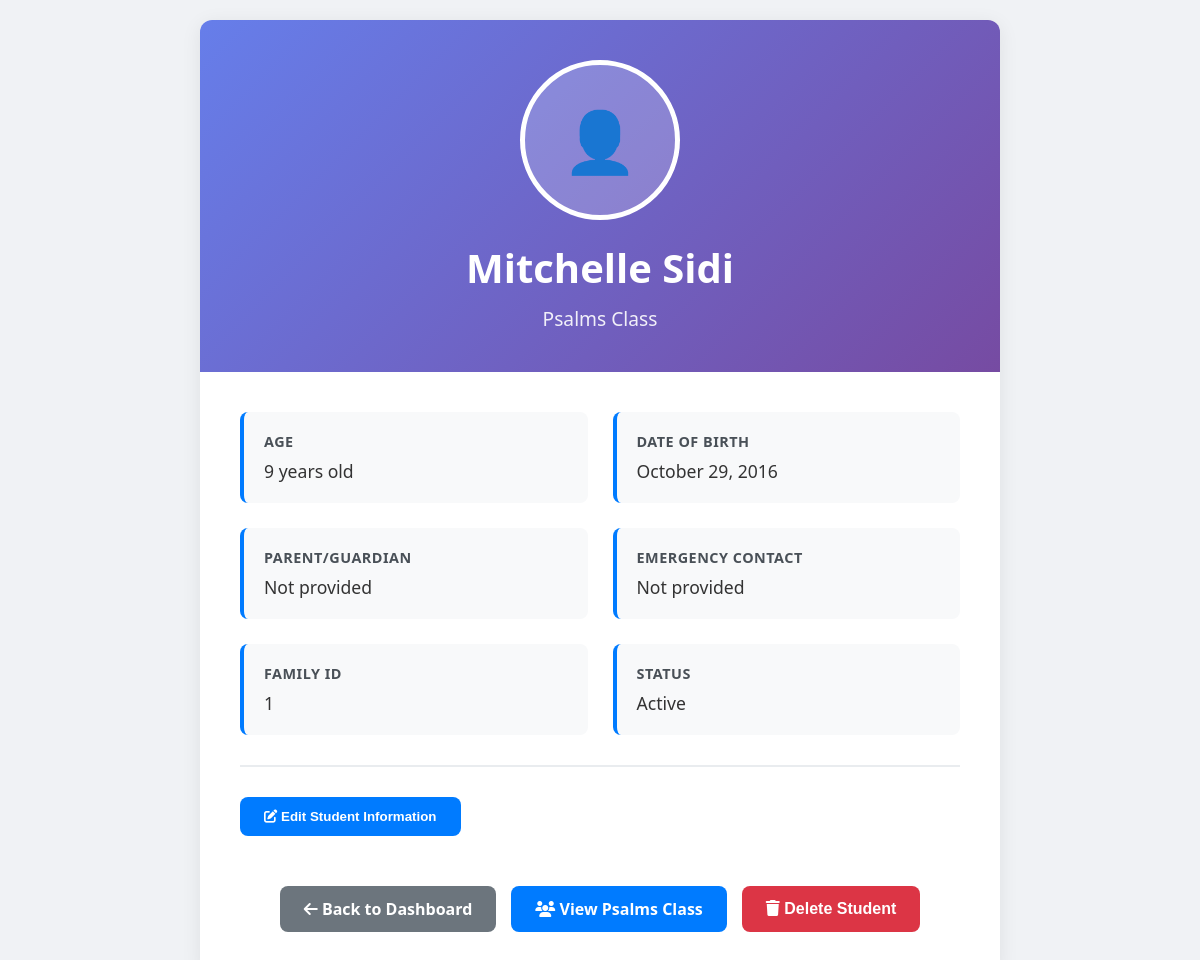
The page /student/5 (signed in) on the database its author committed.
### app.py (models this page shows)
class Student(db.Model):
    id = db.Column(db.Integer, primary_key=True)
    name = db.Column(db.String(100), nullable=False)
    dob = db.Column(db.String(20), nullable=False)
    parent = db.Column(db.String(100))
    contact = db.Column(db.String(50))
    student_class = db.Column(db.String(50))
    status = db.Column(db.String(10), default="active")
    deletion_requested = db.Column(db.Boolean, default=False)
    profile_image = db.Column(db.String(200))  # Store image filename
    family_id = db.Column(db.String(50))  # For grouping family members

### app.py (the view)
@app.route("/student/<int:student_id>")
def student_detail(student_id):
    if "user" not in session:
        flash("Please log in first.", "error")
        return redirect(url_for("home"))
    student = Student.query.get_or_404(student_id)
    from datetime import datetime
    birth_date = datetime.strptime(student.dob, "%Y-%m-%d")
    today = datetime.now()
    age = today.year - birth_date.year - ((today.month, today.day) < (birth_date.month, birth_date.day))
    formatted_date = birth_date.strftime("%B %d, %Y")
    return render_template("student_detail.html",
                         student=student,
                         age=age,
                         formatted_date=formatted_date)

### app.py (called while the page is built)
@app.context_processor
def inject_now():
    return {'now': datetime.now}

@app.context_processor
def utility_functions():
    def attendance_present(student_id, sunday):
        record = Attendance.query.filter_by(student_id=student_id, date=sunday).first()
        return record.present if record else False
    return dict(attendance_present=attendance_present)

### templates/student_detail.html (shortened to what this page needs)
<!DOCTYPE html>
<html lang="en">
<head>
    <link rel="stylesheet" href="{{ url_for('static', filename='css/styles.css') }}">
    <link rel="stylesheet" href="https://cdnjs.cloudflare.com/ajax/libs/font-awesome/6.5.0/css/all.min.css">
</head>
<body>
    <div class="student-profile">
        <div class="profile-header">
            {% if student.profile_image %}
                <img src="{{ url_for('static', filename='uploads/profiles/' + student.profile_image) }}"
                     alt="{{ student.name }}"
                     class="profile-photo"
                     onclick="showLargeImage('{{ url_for('static', filename='uploads/profiles/' + student.profile_image) }}')">
            {% else %}
                <div class="default-avatar" onclick="alert('No profile photo available')">
                    👤
                </div>
            {% endif %}
            <h1 class="student-name">{{ student.name }}</h1>
            <p class="student-class">{{ student.student_class }} Class</p>
        </div>
        <div class="profile-content">
            <div class="info-grid">
                <div class="info-item">
                    <div class="info-label">Age</div>
                    <div class="info-value">{{ age }} years old</div>
                </div>
                <div class="info-item">
                    <div class="info-label">Date of Birth</div>
                    <div class="info-value">{{ formatted_date }}</div>
                </div>
                <div class="info-item">
                    <div class="info-label">Parent/Guardian</div>
                    <div class="info-value">{{ student.parent or 'Not provided' }}</div>
                </div>
                <div class="info-item">
                    <div class="info-label">Emergency Contact</div>
                    <div class="info-value">{{ student.contact or 'Not provided' }}</div>
                </div>
                {% if student.family_id %}
                <div class="info-item">
                    <div class="info-label">Family ID</div>
                    <div class="info-value">{{ student.family_id }}</div>
                </div>
                {% endif %}
                <div class="info-item">
                    <div class="info-label">Status</div>
                    <div class="info-value">{{ 'Active' if student.status == 'active' else 'Inactive' }}</div>
                </div>
            </div>
            {% if session['role'] == 'admin' or (session['role'] == 'teacher' and session.get('assigned_class') == student.student_class) %}
            <div class="edit-section">
                <button class="edit-toggle" onclick="toggleEditForm()">
                    <i class="fas fa-edit"></i> Edit Student Information
                </button>
            </div>
            {% endif %}
            <div class="btn-group">
                <a href="{{ url_for('dashboard') }}" class="btn btn-secondary">
                    <i class="fas fa-arrow-left"></i> Back to Dashboard
                </a>
                {% if session['role'] == 'admin' %}
                <a href="{{ url_for('dashboard', class_name=student.student_class) }}" class="btn btn-primary">
                    <i class="fas fa-users"></i> View {{ student.student_class }} Class
                </a>
                <button onclick="deleteStudentFromDetail({{ student.id }}, '{{ student.name }}')" class="btn btn-danger">
                    <i class="fas fa-trash"></i> Delete Student
                </button>
                {% endif %}
            </div>
        </div>
    </div>
</body>
</html>

### static/css/styles.css (style rules this page uses)
body { font-family: 'Segoe UI', sans-serif; margin: 0; padding: 0; background-color: #f8f8f8; color: #212121; }

### templates/student_detail.html (style rules this page uses)
body { margin: 0; padding: 20px; font-family: 'Segoe UI', Tahoma, Geneva, Verdana, sans-serif; background-color: #f0f2f5; }
.student-profile { max-width: 800px; margin: 0 auto; background: white; border-radius: 12px; box-shadow: 0 4px 20px rgba(0,0,0,0.08); overflow: hidden; }
.profile-header { background: linear-gradient(135deg, #667eea 0%, #764ba2 100%); color: white; padding: 40px 30px; text-align: center; position: relative; }
.default-avatar { width: 150px; height: 150px; border-radius: 50%; background: rgba(255,255,255,0.2); display: flex; align-items: center; justify-content: center; font-size: 60px; margin: 0 auto 20px; border: 5px solid white; cursor: pointer; transition: transform 0.3s; }
.student-name { font-size: 2.5rem; font-weight: 600; margin: 0 0 10px 0; }
.student-class { font-size: 1.2rem; opacity: 0.9; margin: 0; }
.profile-content { padding: 40px; }
.info-grid { display: grid; grid-template-columns: 1fr 1fr; gap: 25px; margin-bottom: 30px; }
.info-item { background: #f8f9fa; padding: 20px; border-radius: 8px; border-left: 4px solid #007bff; }
.info-label { font-weight: 600; color: #495057; font-size: 0.9rem; text-transform: uppercase; letter-spacing: 0.5px; margin-bottom: 8px; }
.info-value { font-size: 1.1rem; color: #333; font-weight: 500; }
.edit-section { border-top: 2px solid #e9ecef; padding-top: 30px; margin-top: 30px; }
.edit-toggle { background: #007bff; color: white; border: none; padding: 12px 24px; border-radius: 8px; font-weight: 600; cursor: pointer; margin-bottom: 20px; transition: background-color 0.3s; }
.btn-group { display: flex; gap: 15px; justify-content: center; margin-top: 30px; }
.btn { padding: 12px 24px; border-radius: 8px; text-decoration: none; font-weight: 600; transition: all 0.3s; border: none; cursor: pointer; font-size: 1rem; }
.btn-primary { background: #007bff; color: white; }
.btn-secondary { background: #6c757d; color: white; }
.btn-danger { background: #dc3545; color: white; }

### rows shown on the page
Student: name "Mitchelle Sidi", student_class "Psalms", dob "October 29, 2016", parent "Not provided", contact "Not provided", family_id "1", status "Active"
